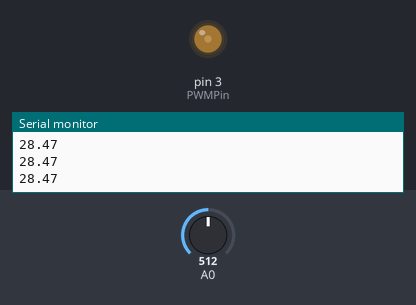
This sketch was run on a simulated Arduino Uno, built with avr-gcc and run on an emulated ATmega328P. On the bench: output pins drawn as LEDs (lit = HIGH), the last lines printed to the serial monitor. The inputs (shaded band) are chosen by the test bench; at power-on: A0 = 512.

Above: at 2.2 s.
2.3 s: A0 set to 716
At 2.45 s:
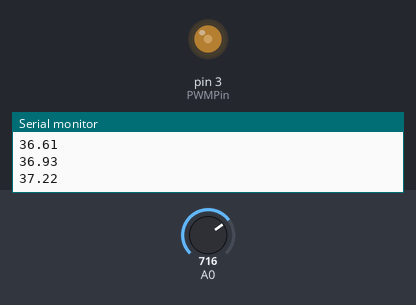
4.2 s: A0 set to 900
At 6.0 s:
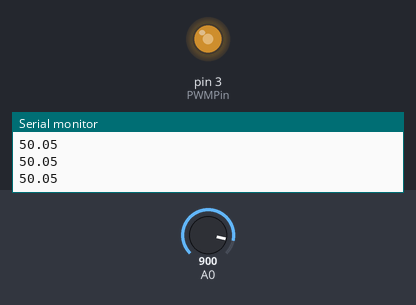
Timing chart, 0 to 7.5 s (numbered marks = the images above; inputs shaded):
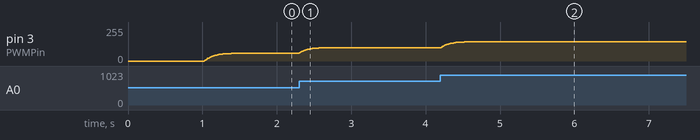

Measured:
- after the input at 2.3 s, pin 3 (PWMPin): moves from 59/255 to 101/255 over 0.45 s, starting at once
- after the input at 4.2 s, pin 3 (PWMPin): moves from 101/255 to 145/255 over 0.54 s, starting at once

The sketch:

_2017VariableLoadControlCode.ino
```cpp
 // Patrick Nicodemus (gadget142@gmail,com), Joey Miscioscia, Mitch Proulx
// Spring 2017
// Penn State Collegiate Wind Competition
// Load control code

// This code performs these basic functions.
// 1. Latching mechanism: The rules require that the turbine should draw no power at the beginning of the competition,
//    but the controller on the turbine will eventually require external power in the event that the turbine brakes
//    and cannot supply its own power. We resolve this by a latch that turns on at about midway through the competition
//    once nce the turbine starts supplying power to the load.
// 2. "Variable-load" - there is a voltage regulator on the turbine side whose output is varied by altering its feedback loop.

const double SUPPLY_VOLTAGE = 8; // Supplied by a power supply hooked up to the turbine on the load side.
const double R1 = 98.3; //kOhms
const double R2 = 9.71; // kOhms
const double VOLTAGE_DIVISION_RATIO = R2/(R1+R2)*29.3/30;
const double TURN_ON_VOLTAGE = 12; // At what voltage should the power latch turn on and stay on?
const double BEGIN_DRAWING_POWER = 2; // At what voltage should the regulator begin drawing power?
const double BAND_GAP_VOLTAGE = 1.23; //The voltage regulator uses this number as a reference.
const double ALPHA = 0.9;
const int latchWritePin = 7;
const int PWMPin = 3;
const int regulatorPin = 5;
bool latch, regulatorOn = false;
double EWMAvoltage;

double sampleBusVoltage() {
  double maxVoltage = 5; // Between 0 and 5V
  double resolution = 1024; // analogRead returns an integer between 0 and 1023
  double voltage = analogRead(A0)* maxVoltage / (resolution * VOLTAGE_DIVISION_RATIO);
  return voltage;
}

double measuredVoltage[] = {1,2,3,4,5};

void writePWMVoltage(double voltage){
  int PWMdutycycle = (int) ((voltage/5.0) * 255);
  analogWrite(PWMPin,PWMdutycycle);
}

double voltageMap(double v_in){
  // This function is a map between the input voltage of the regulator and the desired output voltage across the resistor.
  // The output voltage must be lower than the voltage in.
  // The ideal function will be determined experimentallly through our testing.
  // For now, let
  double v_out;
  if(v_in<0){
    v_in=0;
  }

  double coefficient = 0.10;
  double powerLaw = 1.5;

  v_out = coefficient*pow(v_in,powerLaw);

  if(v_out > v_in - 1.5){
    v_out = v_in - 1.5;
  }
  return v_out;
}

void setup() {
  // put your setup code here, to run once:
  Serial.begin(9600);
  latch = false;
  regulatorOn = false;
  digitalWrite(latchWritePin, LOW);
  digitalWrite(regulatorPin, HIGH);
  delay(1000);
}

void loop() {
  // put your main code here, to run repeatedly:
  double v_in;
  double v_sample;
  v_sample = sampleBusVoltage();
  EWMAvoltage = (EWMAvoltage * ALPHA) + v_sample * (1-ALPHA); //Exponentially weighted moving average, or EWMA
  v_in = EWMAvoltage;
  Serial.println(v_in);
  // If the voltage exceeds the power-source-enabled threshold, turn on the latch.
  if(!latch && v_in > TURN_ON_VOLTAGE){
    digitalWrite(latchWritePin, HIGH);
    latch = true;
  }

  // If the voltage exceeds the draw-power-from-turbine threshold, turn on the regulator.
  if(!regulatorOn && v_in > BEGIN_DRAWING_POWER){
    digitalWrite(regulatorPin, LOW); // The regulator is active-low
    regulatorOn = true;
  }

  double v_load = voltageMap(v_in);
  if( v_load < BAND_GAP_VOLTAGE) {
    writePWMVoltage(0);
  } else {
    double opAmpBias = (v_load - BAND_GAP_VOLTAGE)/12.0;
    if (opAmpBias >= 5){
      writePWMVoltage(5);
    } else {
      writePWMVoltage(opAmpBias);
    }
  }


  delay(10);
}
```
